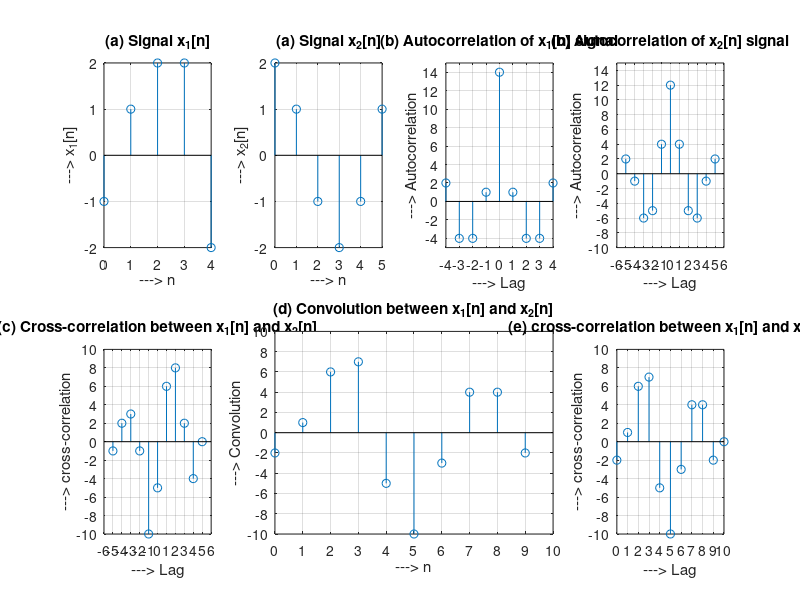

Write MATLAB code to recreate this figure.
clear all;
close all;
clc;

x1_n = [-1 1 2 2 -2];
x2_n = [2 1 -1 -2 -1 1];

n1 = 0:length(x1_n)-1;
n2 = 0:length(x2_n)-1;

%<------2(a)------>
subplot(2,4,1);
stem(n1, x1_n);
xlabel('---> n');   ylabel('---> x_1[n]');
xticks(0:1:4);      yticks(-3:1:3);
title('(a) Signal x_1[n]');
grid on;

subplot(2,4,2);
stem(n2, x2_n);
xlabel('---> n');   ylabel('---> x_2[n]');
xticks(0:1:6);      yticks(-3:1:3);
title('(a) Signal x_2[n]');
grid on;

%<------2(b)------>
[y1, x1] = xcorr(x1_n);
subplot(2,4,3);
stem(x1, y1);
xlabel('---> Lag');   ylabel('---> Autocorrelation');
xticks(-4:1:4);       yticks(-4:2:14);
title('(b) Autocorrelation of x_1[n] signal');
grid on;

[y2, x2] = xcorr(x2_n);
subplot(2,4,4);
stem(x2, y2);
xlabel('---> Lag');   ylabel('---> Autocorrelation');
xticks(-10:1:10);     yticks(-16:2:20);
title('(b) Autocorrelation of x_2[n] signal');
grid on;

%<------2(c)------>
[y3, x3] = xcorr(x1_n, x2_n);
subplot(2,4,5);
stem(x3, y3);
xlabel('---> Lag');   ylabel('---> cross-correlation');
xticks(-6:1:6);       yticks(-10:2:10);
title('(c) Cross-correlation between x_1[n] and x_2[n]');
grid on;

%<------2(d)------>
y = conv(x1_n, x2_n);
ny = 0:(length(y)-1);
subplot(2,4,6:7);
stem(ny, y);
xlabel('---> n');     ylabel('---> Convolution');
xticks(0:1:10);       yticks(-10:2:10);
title('(d) Convolution between x_1[n] and x_2[n]');
grid on;

%<------2(e)------>
x2_n = flip(x2_n);
[y4, x4] = xcorr(x1_n, x2_n);
x4 = 0:1:length(x4)-1;
subplot(2,4,8);
stem(x4, y4);
xlabel('---> Lag');   ylabel('---> cross-correlation');
xticks(0:1:10);      yticks(-10:2:10);
title('(e) cross-correlation between x_1[n] and x_2[-n]');
grid on;
